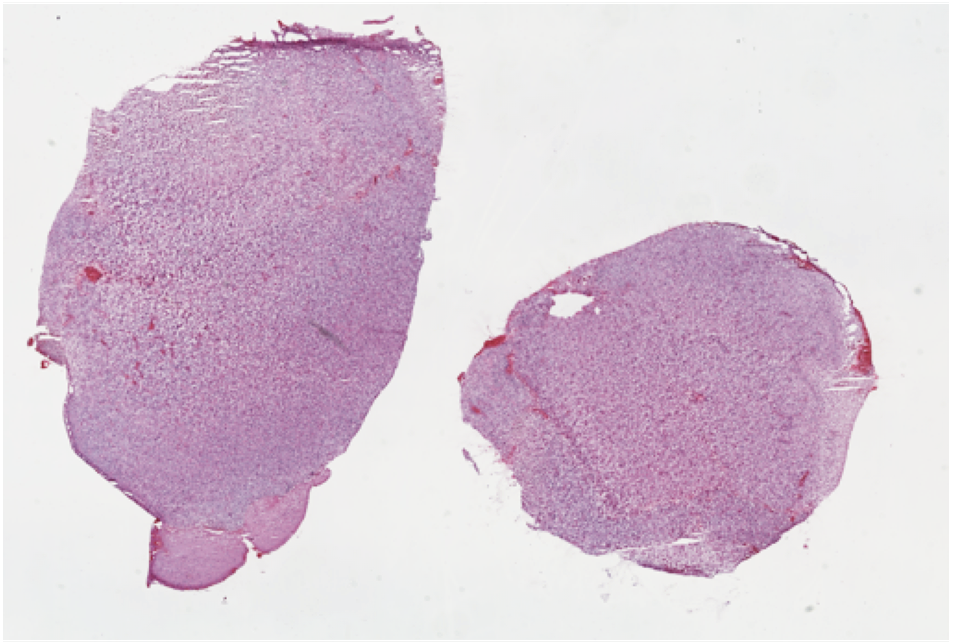
#> input picture PIL_OpenCV_image_processing/image_test.png, 954 x 644 px
$ jupyter execute opencv_part3_draw_line.ipynb   (shell and % lines are left out)
#> lines starting #> are read from the running program, lines starting #| are printed output that depends on the picture
[cell 1]
import cv2 as cv

import matplotlib.pyplot as plt

[cell 2]
## read
a = cv.imread("image_test.png")
#> a is the input picture: shape (644, 954, 3); mean B, G, R 213.7, 199.5, 216.7
b = cv.cvtColor(a, cv.COLOR_BGR2GRAY)
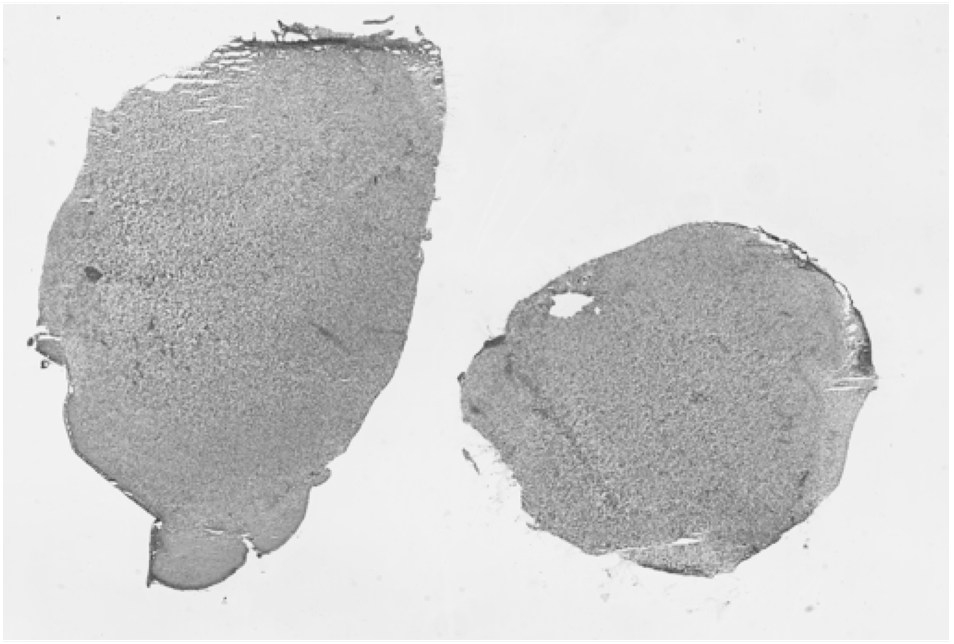
#> b: shape (644, 954); min 55, max 255, mean 206.3

[cell 3]
fig, ax = plt.subplots(1,2,figsize=(10,6))
ax[0].imshow(a)
ax[1].imshow(b, cmap="gray")
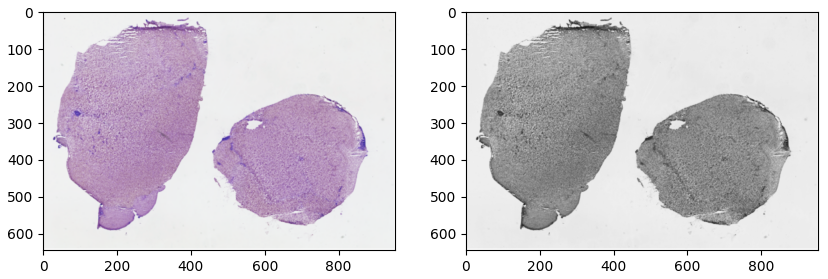
#> figure drawn by matplotlib, 2 panels; B, G, R data is drawn as R, G, B

[cell 4]
a.shape
#> Out = (644, 954, 3)

[cell 5]
b.shape
#> Out = (644, 954)

[cell 6]
c = a.copy()

[cell 7]
c[:,:,0] = b
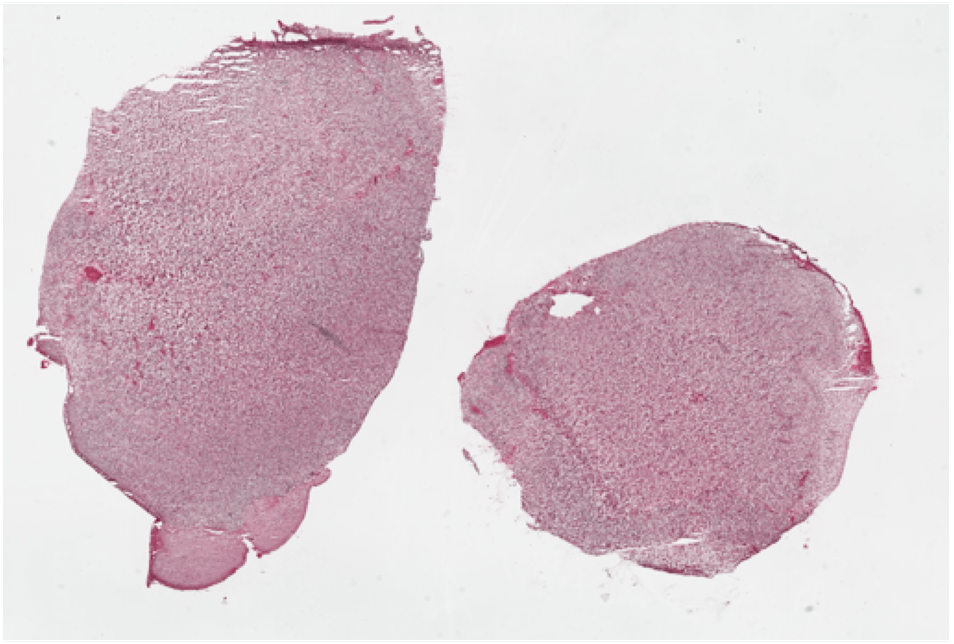
#> c: shape (644, 954, 3); mean B, G, R 206.3, 199.5, 216.7
c[:,:,1] = b
c[:,:,2] = b

[cell 8]
plt.imshow(c)

[cell 9]
x1 = 100
y1 = 200
x2 = 300
y2 = 400
line_thickness = 2
c = cv.line(c, (x1, y1), (x2, y2), (0, 255, 0), thickness=line_thickness)

[cell 10]
plt.imshow(c)

[cell 11]
mask_tile_size = 100
c[:, ::mask_tile_size, :] = [0,0,255]
c[:: mask_tile_size, :, :] = [0,0,255]
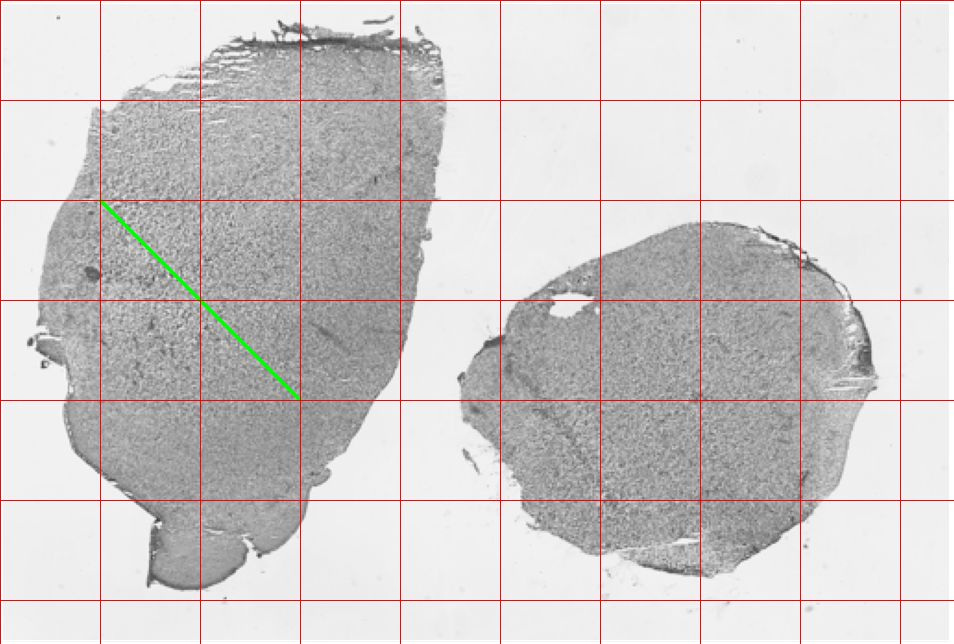
#> c: shape (644, 954, 3); mean B, G, R 201.5, 201.9, 207
plt.imshow(c)
